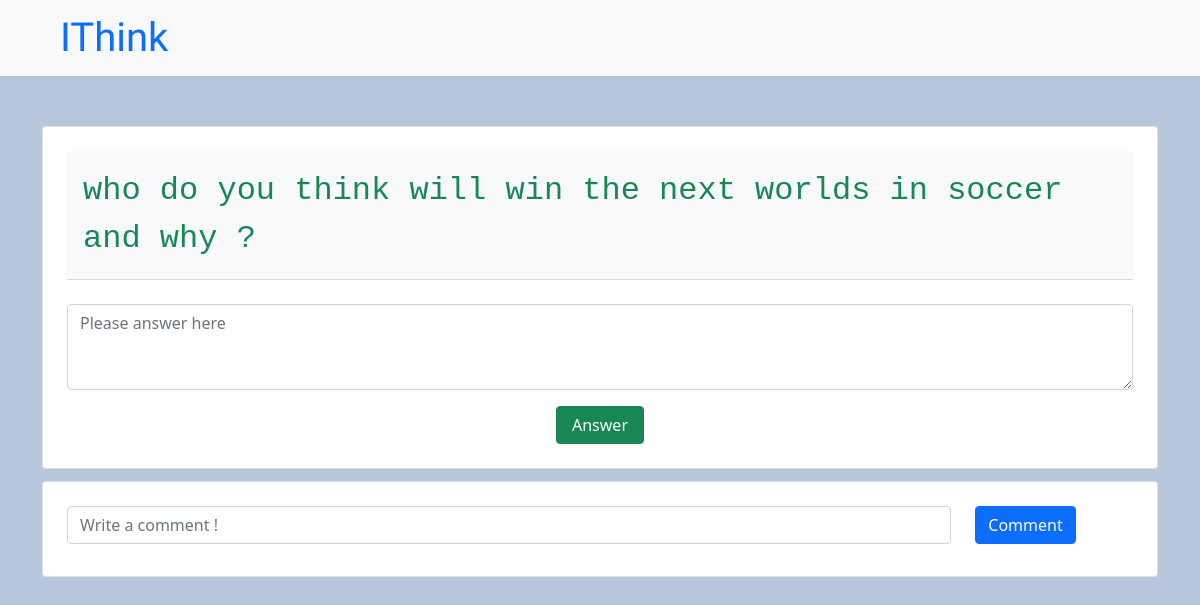
Before: /question/15 with the older database file.
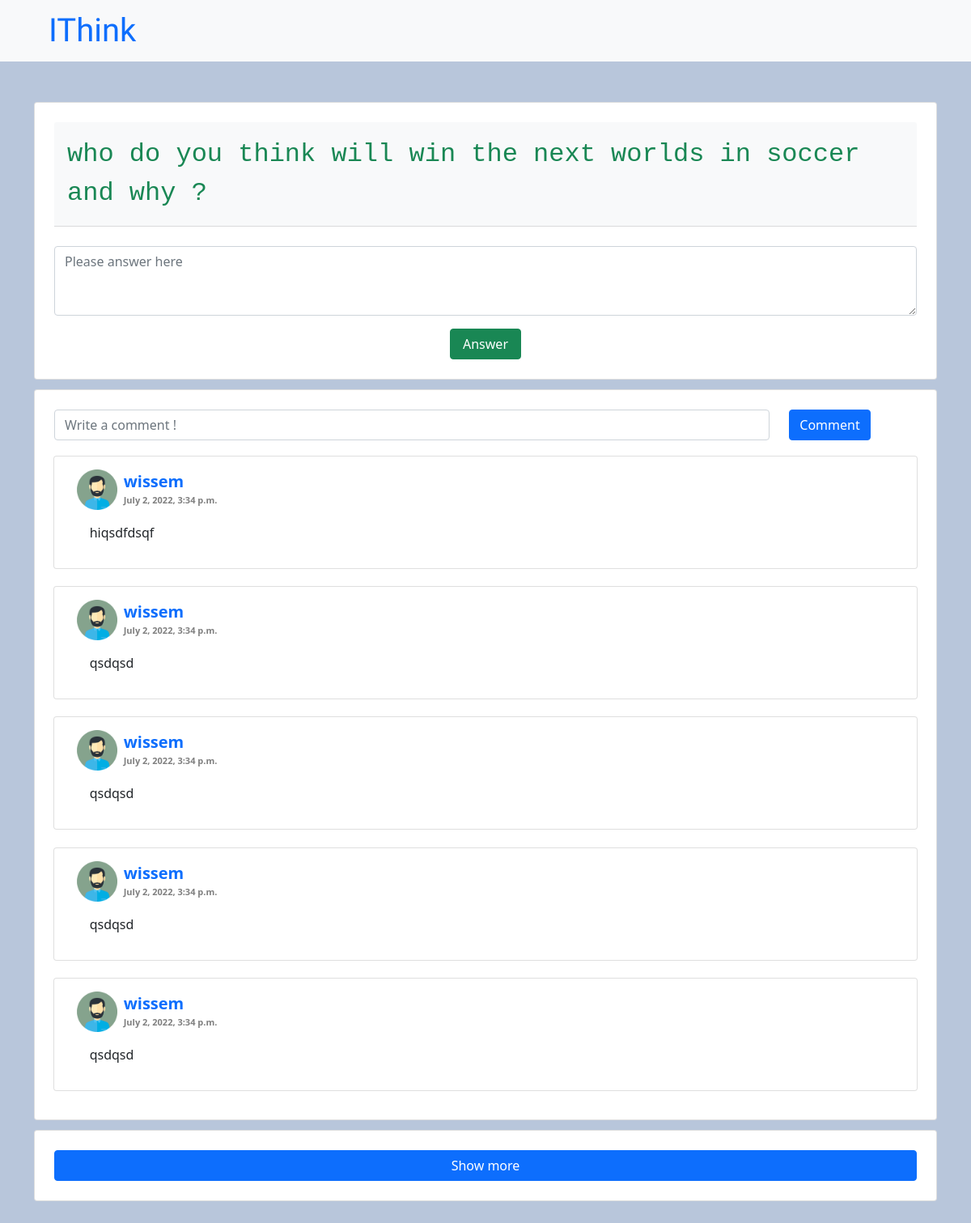
After: the same page with the newer database file.
### questions/models.py (models this page shows, shortened)
class question_comment(models.Model):
    user = models.ForeignKey(
        user, on_delete=models.CASCADE)
    question = models.ForeignKey(question, on_delete=models.CASCADE)
    comment_str = models.CharField(max_length=300, default="empty")
    date = models.DateTimeField(default=timezone.now)
    edited = models.BooleanField(default=False)
    class Meta:
        managed = True

### polls/models.py (models this page shows)
class user(models.Model):
    genders = (
        ('m', 'male'),
        ('f', 'female'),
    )
    profile_picture_numbers = (
        ("['1']", '1'),
        ("['2']", '2'),
        ("['3']", '3'),
        ("['4']", '4'),
        ("['5']", '5'),
        ("['6']", '6'),
    )
    user = models.OneToOneField(User, on_delete=models.CASCADE, unique=True)
    username = models.CharField(max_length=30)
    gender = models.CharField(max_length=6, choices=genders)
    started_date = models.DateTimeField(default=timezone.now)
    email = models.EmailField(max_length=255, unique=True)
    profile_picture_number = models.CharField(
        max_length=10, choices=profile_picture_numbers)
    cover_picture_number = models.CharField(
        max_length=10, default=3)
    USERNAME_FIELD = "email"
    def __str__(self):
        return self.username

### questions/views.py (the view, shortened to what this page needs)
# urls.py: path('question/<int:pk>', answer, name="question_answer"),
def answer(request, pk):
    context = {
        "questions": question.objects.get(pk=pk)
    }
    comments = question_comment.objects.filter(
        question=question.objects.get(id=pk))
    if len(comments) > 3:
        context["comments"] = comments[:3]
        context["show_more"] = True
    else:
        context["comments"] = comments
        context["show_more"] = False
    context["comments"] = question_comment.objects.filter(
        question=question.objects.get(id=pk))
    return render(request, "questions/questionAnswer.html", context)

### templates/questions/questionAnswer.html (shortened to what this page needs)
<!DOCTYPE html>
<html lang="en">
  <head>
    <link
      href="https://cdn.jsdelivr.net/npm/bootstrap@5.1.3/dist/css/bootstrap.min.css"
      rel="stylesheet"
    />
    {% extends "main.html" %}
    {% load static %}
    {% block content %}
      <div class="container">
        <div class="card p-4">
          <div class="card-header font-monospace bg-light p-3 fs-2 text-success mb-4"  >
            {{questions.question}}
          </div>
          <form method="POST">
              <div class="input-group">
                <textarea type="text" class="form-control" placeholder="Please answer here" name="answer" rows="3"></textarea>
              </div>
              <div class="d-grid col-1 mx-auto">
                <button type="submit" class="btn btn-success mt-3">Answer</button>
              </div>
          </form>
        </div>
      </div>
      <div class="container" style="margin-top:1%" >
        <div class="card p-4">
          <form method="POST">
            <div class="row mb-2">
              <div class="col-10">
                <input type="text" class="form-control" placeholder="Write a comment !" name="comment" rows="1" ></input>
              </div>
              <div class="col" style="">
                <button type="submit" class="btn btn-primary" name="comment" >Comment</button>
              </div>
            </div>
          </form>
          {% for comment in comments %}
            <div class="row" style="padding:1%">
              <div class="card">
                <div class="card-body">
                  <div>
                    <div class="d-flex flex-row align-items-center">
                      {% if comment.user.profile_picture_number == "['1']" %}
                        <img src="{% static 'images\avatars\men_avatar_1.png' %}" alt="avatar" width="50" height="50" />
                      {% elif comment.user.profile_picture_number == "['2']" %}
                        <img src="{% static 'images\avatars\men_avatar_2.png' %}" alt="avatar" width="50" height="50" />
                      {% elif comment.user.profile_picture_number == "['3']" %}
                        <img src="{% static 'images\avatars\men_avatar_3.png' %}" alt="avatar" width="50" height="50" />
                      {% elif comment.user.profile_picture_number == "['4']" %}
                        <img src="{% static 'images\avatars\women_avatar_1.png' %}" alt="avatar" width="50" height="50" />
                      {% elif comment.user.profile_picture_number == "['5']" %}
                        <img src="{% static 'images\avatars\women_avatar_2.png' %}" alt="avatar" width="50" height="50" />
                      {% elif comment.user.profile_picture_number == "['6']" %}
                        <img src="{% static 'images\avatars\women_avatar_3.png' %}" alt="avatar" width="50" height="50" />
                      {% endif %}
                      <a href="{% url "profile" comment.user %}" class="small mb-0 ms-2 text-primary fw-bold fs-5 lh-1 text-decoration-none">{{comment.user}} <br> <span style="font-size:11px;color:gray">{{ comment.date }}</span></a>
                    </div>
                  </div>
                  <p class="mt-3 ms-3">{{ comment.comment_str }}</p>
                </div>
              </div>
            </div>
          {% endfor %}
        </div>
      </div>
     {% if show_more %}
     <form method="POST">
       <div class="container" style="margin-top:1%" >
         <div class="card p-4">
           <button type="submit" name="show_more" class="btn btn-primary">Show more</button>
         </div>
       </div>
     </form>
   {% endif %}
      <div class="" style="height:50px">
      </div>
      {% endblock content %}

Changed rows visible on the page:
added question_comment: user "wissem", date "July 2, 2022, 3:34 p.m.", comment_str "hiqsdfdsqf"
added question_comment: user "wissem", date "July 2, 2022, 3:34 p.m.", comment_str "qsdqsd"
added question_comment: user "wissem", date "July 2, 2022, 3:34 p.m.", comment_str "qsdqsd"
added question_comment: user "wissem", date "July 2, 2022, 3:34 p.m.", comment_str "qsdqsd"
added question_comment: user "wissem", date "July 2, 2022, 3:34 p.m.", comment_str "qsdqsd"
Other visible differences:
text now shown: "Show more"
